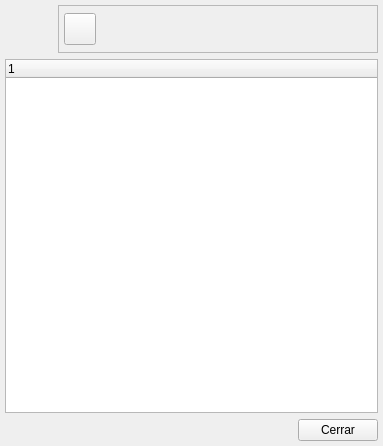
<ui version="4.0" >
 <class>BcBloqueaFechaBase</class>
 <widget class="QWidget" name="BcBloqueaFechaBase" >
  <property name="geometry" >
   <rect>
    <x>0</x>
    <y>0</y>
    <width>383</width>
    <height>446</height>
   </rect>
  </property>
  <property name="windowTitle" >
   <string>Bloquear fechas</string>
  </property>
  <property name="windowIcon" >
   <iconset resource="../../bulmages.qrc" >
    <normaloff>:/BulmaCont32x32/images/png/i_diario.xpm</normaloff>:/BulmaCont32x32/images/png/i_diario.xpm</iconset>
  </property>
  <layout class="QVBoxLayout" >
   <property name="margin" >
    <number>5</number>
   </property>
   <item>
    <layout class="QHBoxLayout" >
     <property name="spacing" >
      <number>5</number>
     </property>
     <property name="margin" >
      <number>0</number>
     </property>
     <item>
      <widget class="QLabel" name="label" >
       <property name="minimumSize" >
        <size>
         <width>48</width>
         <height>48</height>
        </size>
       </property>
       <property name="maximumSize" >
        <size>
         <width>48</width>
         <height>48</height>
        </size>
       </property>
       <property name="pixmap" >
        <pixmap resource="../../bulmages.qrc" >:/BulmaCont32x32/images/png/encrypted.png</pixmap>
       </property>
       <property name="scaledContents" >
        <bool>true</bool>
       </property>
      </widget>
     </item>
     <item>
      <widget class="QFrame" name="frame" >
       <property name="frameShape" >
        <enum>QFrame::StyledPanel</enum>
       </property>
       <property name="frameShadow" >
        <enum>QFrame::Raised</enum>
       </property>
       <layout class="QHBoxLayout" >
        <property name="spacing" >
         <number>0</number>
        </property>
        <property name="margin" >
         <number>5</number>
        </property>
        <item>
         <widget class="QToolButton" name="mui_crear" >
          <property name="sizePolicy" >
           <sizepolicy vsizetype="Fixed" hsizetype="Fixed" >
            <horstretch>0</horstretch>
            <verstretch>0</verstretch>
           </sizepolicy>
          </property>
          <property name="minimumSize" >
           <size>
            <width>32</width>
            <height>32</height>
           </size>
          </property>
          <property name="maximumSize" >
           <size>
            <width>32</width>
            <height>32</height>
           </size>
          </property>
          <property name="toolTip" >
           <string>Agregar Ejercicio</string>
          </property>
          <property name="whatsThis" >
           <string>Agregar ejercicio</string>
          </property>
          <property name="text" >
           <string/>
          </property>
          <property name="icon" >
           <iconset resource="../../bulmages.qrc" >
            <normaloff>:/Images/document-new.svg</normaloff>:/Images/document-new.svg</iconset>
          </property>
          <property name="iconSize" >
           <size>
            <width>22</width>
            <height>22</height>
           </size>
          </property>
          <property name="shortcut" >
           <string>Ctrl+N</string>
          </property>
         </widget>
        </item>
        <item>
         <spacer>
          <property name="orientation" >
           <enum>Qt::Horizontal</enum>
          </property>
          <property name="sizeHint" stdset="0" >
           <size>
            <width>40</width>
            <height>20</height>
           </size>
          </property>
         </spacer>
        </item>
       </layout>
      </widget>
     </item>
    </layout>
   </item>
   <item>
    <widget class="QTreeWidget" name="mui_treeWidget" >
     <property name="whatsThis" >
      <string>Hacer doble click para bloquear/desbloquear fechas</string>
     </property>
     <column>
      <property name="text" >
       <string>1</string>
      </property>
     </column>
    </widget>
   </item>
   <item>
    <layout class="QHBoxLayout" >
     <property name="spacing" >
      <number>0</number>
     </property>
     <property name="margin" >
      <number>0</number>
     </property>
     <item>
      <spacer>
       <property name="orientation" >
        <enum>Qt::Horizontal</enum>
       </property>
       <property name="sizeType" >
        <enum>QSizePolicy::Expanding</enum>
       </property>
       <property name="sizeHint" stdset="0" >
        <size>
         <width>191</width>
         <height>21</height>
        </size>
       </property>
      </spacer>
     </item>
     <item>
      <widget class="QPushButton" name="pushButton2" >
       <property name="text" >
        <string>Cerrar</string>
       </property>
      </widget>
     </item>
    </layout>
   </item>
  </layout>
 </widget>
 <layoutdefault spacing="6" margin="11" />
 <resources>
  <include location="../../bulmages.qrc" />
 </resources>
 <connections>
  <connection>
   <sender>pushButton2</sender>
   <signal>released()</signal>
   <receiver>BcBloqueaFechaBase</receiver>
   <slot>close()</slot>
   <hints>
    <hint type="sourcelabel" >
     <x>349</x>
     <y>430</y>
    </hint>
    <hint type="destinationlabel" >
     <x>189</x>
     <y>444</y>
    </hint>
   </hints>
  </connection>
 </connections>
</ui>
